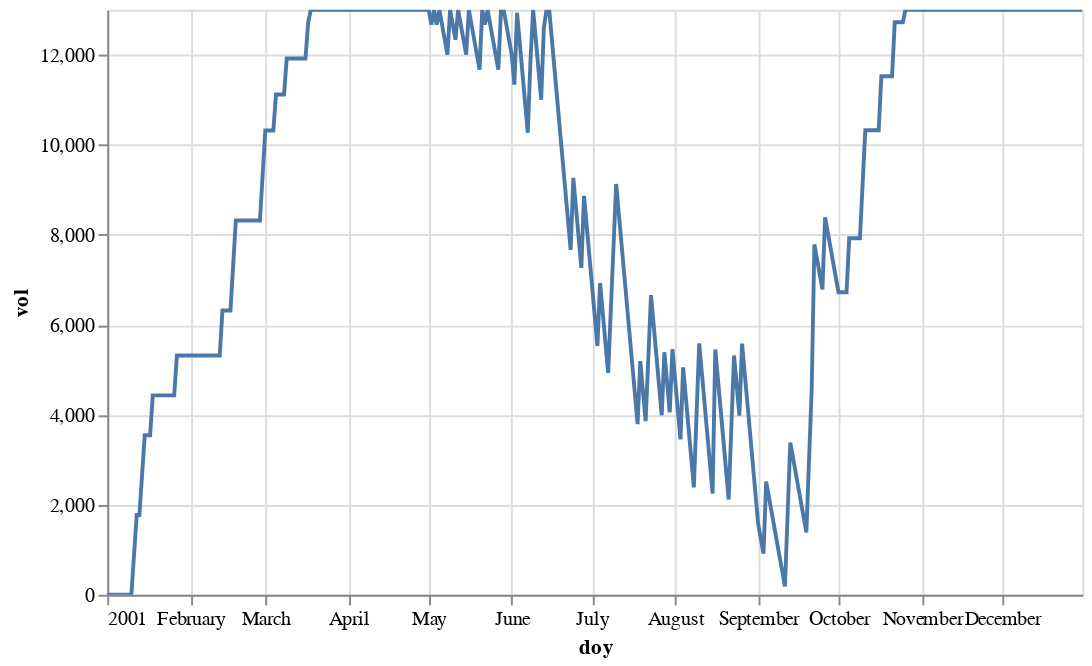

This figure's notebook cell:
### Code cell
alt.Chart(dcuve).mark_line().encode(
    x='doy:T',
    y='vol'
).properties(
    width=500
).interactive()

### Figure 1 — Vega-Lite specification as saved in the notebook (floating-point values rounded to 4 significant figures; data arrays with more than 128 entries replaced by an {"elided": "..."} marker saying what was removed)
{"config": {"view": {"continuousWidth": 400, "continuousHeight": 300}}, "data": {"name": "data-47c0f5fd5291bf4180e588f71767c8d8"}, "mark": "line", "encoding": {"x": {"field": "doy", "type": "temporal"}, "y": {"field": "vol", "type": "quantitative"}}, "selection": {"selector015": {"type": "interval", "bind": "scales", "encodings": ["x", "y"]}}, "width": 500, "$schema": "https://vega.github.io/schema/vega-lite/v4.17.0.json", "datasets": {"data-47c0f5fd5291bf4180e588f71767c8d8": {"elided": "365 records"}}}
